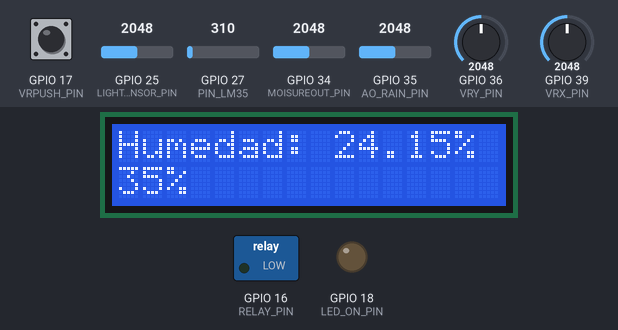
The sketch below on a simulated ESP32. Parts: 16×2 character LCD, switched loads named in the sketch (green lamp = pin HIGH), output pins drawn as LEDs (lit = HIGH). The test bench sets the inputs (shaded band); at power-on: GPIO 36 (VRY_PIN) = 2048, GPIO 17 (VRPUSH_PIN) HIGH, GPIO 39 (VRX_PIN) = 2048, GPIO 25 (LIGHT_SENSOR_PIN) = 2048, GPIO 27 (PIN_LM35) = 310, GPIO 34 (MOISUREOUT_PIN) = 2048, GPIO 35 (AO_RAIN_PIN) = 2048. Pins used as bus, display or sensor lines are not drawn; what the sketch prints to the serial monitor is not drawn.

Above: at 1.2 s.
1.3 s: GPIO 36 (VRY_PIN) set to 2153
2.8 s: GPIO 36 (VRY_PIN) set to 2262
At 3.03 s:
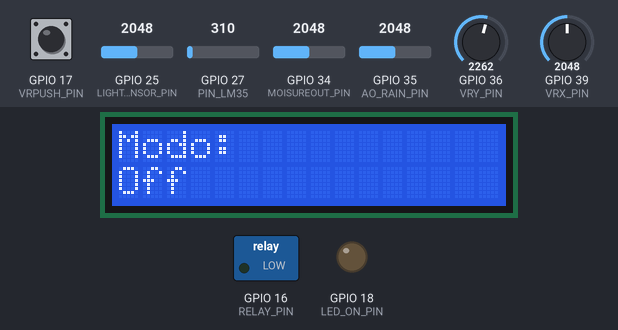
5.1 s: GPIO 17 (VRPUSH_PIN) pulled LOW for 0.3 s
At 6.5 s:
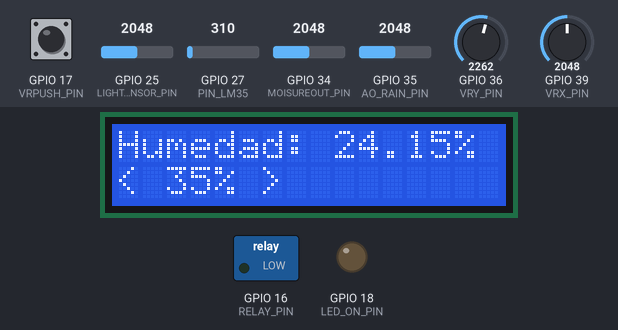
9.9 s: GPIO 39 (VRX_PIN) set to 122
At 10.06 s:
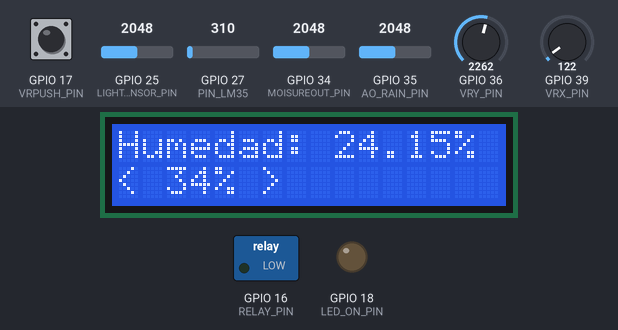
11.4 s: GPIO 17 (VRPUSH_PIN) pulled LOW for 1 s
At 11.78 s:
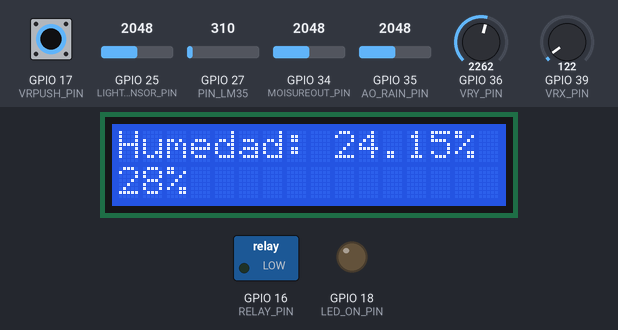
Timing chart, 0 to 14.4 s (numbered marks = the images above; inputs shaded):
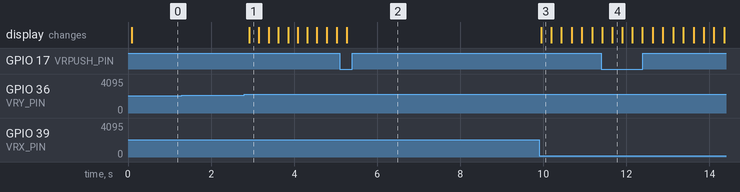

The sketch:

proyecto.ino
```cpp
//sudo chmod 666 /dev/ttyUSB0
#include <LiquidCrystal_I2C.h>

#define VRX_PIN 39
#define VRY_PIN 36
#define VRPUSH_PIN 17
#define MOISUREOUT_PIN 34 // ESP32 pin GPIO34 (ADC0) that connects to AOUT pin of moisture sensor
// El valor va entre 900 (Humedo) hasta 2700 (Seco)
#define POWER_RAIN_PIN 32  // ESP32's pin GPIO32 that provides the power to the rain sensor
#define AO_RAIN_PIN 35     // ESP32's pin GPIO36 connected to AO pin of the rain sensor
// 4095 seco -> 2400-2600 mojado y sube gradualmente hasta 3000. Diria que < 3100 es que esta lloviendo. > a eso es que dejó de llover.
#define LED_ON_PIN 18     // ESP32's pin GPIO36 connected to AO pin of the rain sensor
#define LIGHT_SENSOR_PIN 25 // ESP32 pin GIOP25 (ADC0)
// Con lampara aprox 1700-1800. Luz ambiente 1200 a 1400. A partir de <= 700 podria ser apto para riego
// A las 7:30 hay entre 3700 y 3800 (Sin sol directo) (< 3700 se podria regar)
// Maximo lightLimit con sol tenue directo esta entre 3900 y 4100
#define RELAY_PIN 16 // ESP32 pin GPIO27 connected to the IN pin of relay
#define ADC_VREF_mV    5500.0 // in millivolt
#define ADC_RESOLUTION 4096.0
#define PIN_LM35 27 // ESP23 pin GPIO36 (ADC0) connected to LM35

// Variables para joystick
#define UP    0
#define RIGHT 1
#define DOWN  2
#define LEFT  3
#define ENTER 4
#define NONE  5

int valueX = 0;
int valueY = 0;
int SwitchValue = 0;

// Variables pantalla LCD
#define LCD_COLUMNS 16
#define LCD_ROWS 2

// Variables sensores
float moisurePer;
int moisureMax = 2700; // Valor de humedad suelo maximo
int moisureLimit = 35; // Valor de humedad suelo inicial %

class Moisure {
   public:
      int maximo;
      int limit;
      double percentage;

      // Member functions declaration
      double getValue(void);
};

float rainPer;
int rainMax = 4095; // Valor de precipitaciones maximo
int rainLimit = 25; // Valor de precipitaciones inicial %

float tempPer;
int tempLimit = 5; // Valor de temperatura inicial °C

float lightPer;
int lightMax = 3600; // Valor de luminosidad maximo
int lightLimit = 40; // Valor de luminosidad inicial %

int modo = 2; // Inicializar en "Off"

// Variables para el menu
int currentMenu = 0; // Variable para el menú actual
int currentSubMenu = 0; // Variable para el submenú actual

struct MenuItem {
  String name;
  int* value;
  int minVal;
  int maxVal;
  float* perVal;
};

// Array de elementos de menú
MenuItem menuItems[] = {
  {"Humedad:", &moisureLimit, 0, 100, &moisurePer},
  {"Precip.:", &rainLimit, 0, 100, &rainPer},
  {"Temp.:", &tempLimit, 0, 50, &tempPer},
  {"Lumin.:", &lightLimit, 0, 100, &lightPer},
  {"Modo:", &modo, 0, 2}
};

String tercerMenuOptions[] = {"Auto", "Manual", "Off"};


LiquidCrystal_I2C lcd(0x27, LCD_COLUMNS, LCD_ROWS);

void setup() {
  Serial.begin(9600);
  lcd.init();
  lcd.backlight();
  pinMode(VRX_PIN, INPUT);
  pinMode(VRY_PIN, INPUT);
  pinMode(VRPUSH_PIN, INPUT_PULLUP);
  pinMode(POWER_RAIN_PIN, OUTPUT);
  pinMode(LED_ON_PIN, OUTPUT);
  pinMode(RELAY_PIN, OUTPUT);
}

void loop() {
  // Obtengo los valores de los sensores
  float tempC = getTemperatura();
  int moisureValue = getMoisureValue();
  int lightValue = getLightValue();
  int rainValue = getRainValue();

  // Obtengo los valores seteados en la configuracion
  tempPer = (float)tempC;
  moisurePer = getPorcent(moisureValue, moisureMax);
  lightPer = getPorcent(lightValue, lightMax);
  rainPer = getPorcent(rainValue, rainMax);

  int joystickAction = read_joystick(); // Lee la acción del joystick

  // Verificar la acción del joystick
  if (currentSubMenu == 0) {
    if (joystickAction == DOWN) {
      currentMenu = (currentMenu + 1) % 5;
    } else if (joystickAction == UP) {
      currentMenu = (currentMenu - 1 + 5) % 5;
    }
  }

  // Manejar el menú actual
  if (joystickAction == ENTER) {
    if (currentSubMenu == 0) {
      currentSubMenu = 1;
    } else if (currentSubMenu == 1) {
      if (currentMenu == 4) {
        // Lógica específica para el modo
        modo = (modo) % 3; // Ciclar entre 0, 1 y 2
      }
      currentSubMenu = 0;
    }
  } else if (currentSubMenu == 1) {
    if (joystickAction == LEFT) {
      updateValue(*menuItems[currentMenu].value, menuItems[currentMenu].minVal, menuItems[currentMenu].maxVal, -1);
    } else if (joystickAction == RIGHT) {
      updateValue(*menuItems[currentMenu].value, menuItems[currentMenu].minVal, menuItems[currentMenu].maxVal, 1);
    }
  }

  // Asegurarse de que los valores estén dentro de los límites
  *menuItems[currentMenu].value = constrain(*menuItems[currentMenu].value, menuItems[currentMenu].minVal, menuItems[currentMenu].maxVal);

  // Mostrar el menú en la pantalla
  displayMenu(currentMenu, currentSubMenu);

  // Switcheo on/off dependiendo modo y variables sensores
  switch (modo) {
    case 0:
      // Condicion para encendido automatico:
      // 0. modo debe ser automatico (0)
      // 1. El valor humedad del suelo debe ser menor o igual al seteado
      // 2. El valor luminosidad debe ser menor o igual al seteado
      // 3. El valor humedad por lluvia debe ser menor o igual al seteado
      // 4. El valor de temperatura debe ser mayor al seteado
      if(moisurePer <= moisureLimit &&
        lightPer <= lightLimit &&
        rainPer <= rainLimit &&
        tempC > tempLimit){
        Serial.print("ENCENDIDO ");
        digitalWrite(LED_ON_PIN, HIGH);
        digitalWrite(RELAY_PIN, HIGH);
      }else{
        Serial.print("APAGADO ");
        digitalWrite(LED_ON_PIN, LOW);
        digitalWrite(RELAY_PIN, LOW);
      }
      break;
    case 1:
      Serial.print("ENCENDIDO MANUAL ");
      digitalWrite(LED_ON_PIN, HIGH);
      digitalWrite(RELAY_PIN, HIGH);
      break;
    default:
      Serial.print("APAGADO MANUAL");
      digitalWrite(LED_ON_PIN, LOW);
      digitalWrite(RELAY_PIN, LOW);
  }

  Serial.print(" | moisurePer: ");
  Serial.print(moisurePer);
  Serial.print(" | moisureLimit: ");
  Serial.print(moisureLimit);
  Serial.print(" | lightPer: ");
  Serial.print(lightPer);
  Serial.print(" | lightLimit: ");
  Serial.print(lightLimit);
  Serial.print(" | rainPer: ");
  Serial.print(rainPer);
  Serial.print(" | rainLimit: ");
  Serial.print(rainLimit);
  Serial.print(" | tempPer: ");
  Serial.print(String(tempPer) + "°C");
  Serial.print(" | tempLimit: ");
  Serial.println(String(tempLimit) + "°C");

  delay(100);
}

// Lectura del joystick
int read_joystick() {
  int output = NONE;
  valueX = analogRead(VRX_PIN);
  valueY = analogRead(VRY_PIN);
  SwitchValue = digitalRead(VRPUSH_PIN);

  if (SwitchValue == 0) {
    output = ENTER;
  } else if (valueX >= 2200) {
    output = RIGHT;
  } else if (valueX <= 500) {
    output = LEFT;
  } else if (valueY >= 2200) {
    output = UP;
  } else if (valueY <= 500) {
    output = DOWN;
  }
  return output;
}

// Visualización del menu
void displayMenu(int currentMenu, int currentSubMenu) {
  lcd.clear();

  if(currentMenu == 0 || currentMenu == 1 || currentMenu == 3){
    lcd.print(menuItems[currentMenu].name + " " + String(*menuItems[currentMenu].perVal) + "%");
  }else if(currentMenu == 2){
    lcd.print(menuItems[currentMenu].name + " " + String(*menuItems[currentMenu].perVal));
    lcd.print("\xDF" "C"); // °C
  }else{
    lcd.print(menuItems[currentMenu].name);
  }

  lcd.setCursor(0, 1);
  if (currentMenu == 4) {
    lcd.print(tercerMenuOptions[modo]);
  } else if(currentMenu == 2) {
    lcd.print("" + String(*menuItems[currentMenu].value));
    lcd.print("\xDF" "C     "); // °C
  } else {
    lcd.print("" + String(*menuItems[currentMenu].value) + "%     ");
  }

  if (currentSubMenu == 1) {
    lcd.setCursor(0, 1);
    lcd.print("< ");
    if (currentMenu == 4) {
      lcd.print(tercerMenuOptions[modo]);
    } else if(currentMenu == 2) {
      lcd.print(String(*menuItems[currentMenu].value));
      lcd.print("\xDF" "C"); // °C
    } else {
      lcd.print(String(*menuItems[currentMenu].value) + "%");
    }
    lcd.print(" >   ");
  }
}

// Seteo del valor actualizado por menu
void updateValue(int& value, int minVal, int maxVal, int increment) {
  value = constrain(value + increment, minVal, maxVal);
}

// Obtengo valor humedad suelo del sensor
float getMoisureValue(){
  return -analogRead(MOISUREOUT_PIN) + moisureMax;
}

// Obtengo valor luminosidad del sensor
int getLightValue(){
  return analogRead(LIGHT_SENSOR_PIN);
}

// Obtengo y calculo temperatura del sensor
float getTemperatura(){
  // read the ADC value from the temperature sensor
  int adcVal = analogRead(PIN_LM35);
  // convert the ADC value to voltage in millivolt
  float milliVolt = adcVal * (ADC_VREF_mV / ADC_RESOLUTION);
  // convert the voltage to the temperature in °C
  float tempC = milliVolt / 10;
  return tempC;
}

// Obtengo valor lluvia del sensor
int getRainValue(){
  digitalWrite(POWER_RAIN_PIN, HIGH);
  delay(10);
  int value = analogRead(AO_RAIN_PIN);
  digitalWrite(POWER_RAIN_PIN, LOW);
  return (-value) + rainMax;
}

float getPorcent(float val, float maximo){
  float percent = (val / maximo) * 100;
  return (percent < 0) ? 0 : (percent > 100) ? 100 : percent;
}

float getValue(float val, float maximo){
  float percent = (val / maximo) * 100;
  return (percent < 0) ? 0 : (percent > 100) ? 100 : percent;
}
```

Measured:
- the behaviour switches between 2199 and 2200 on GPIO 36 (VRY_PIN) (found by bisection; images 0 and 1)
- after the input at 1.3 s, every drawn part: stays the same
- after the input at 2.8 s, the display: changes after 0.12 s (image 1)
- after the input at 5.1 s, the display: changes after 0.17 s (image 2)
- after the input at 9.9 s, the display: changes after 0.05 s (image 3)
- after the input at 11.4 s, the display: first differs from a run without the input after 0.26 s (image 4)
